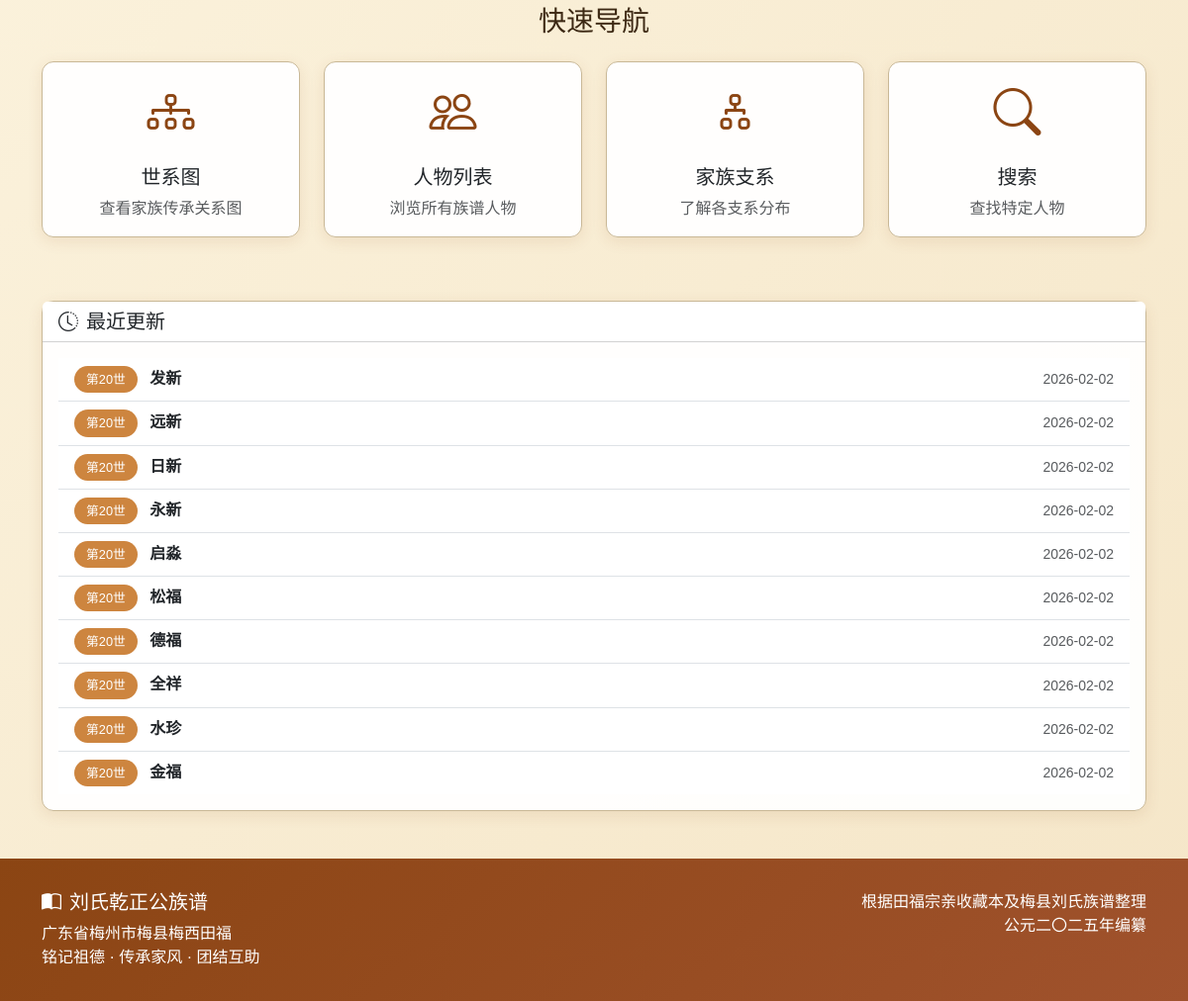
Before: / (lower part) with the older database file.
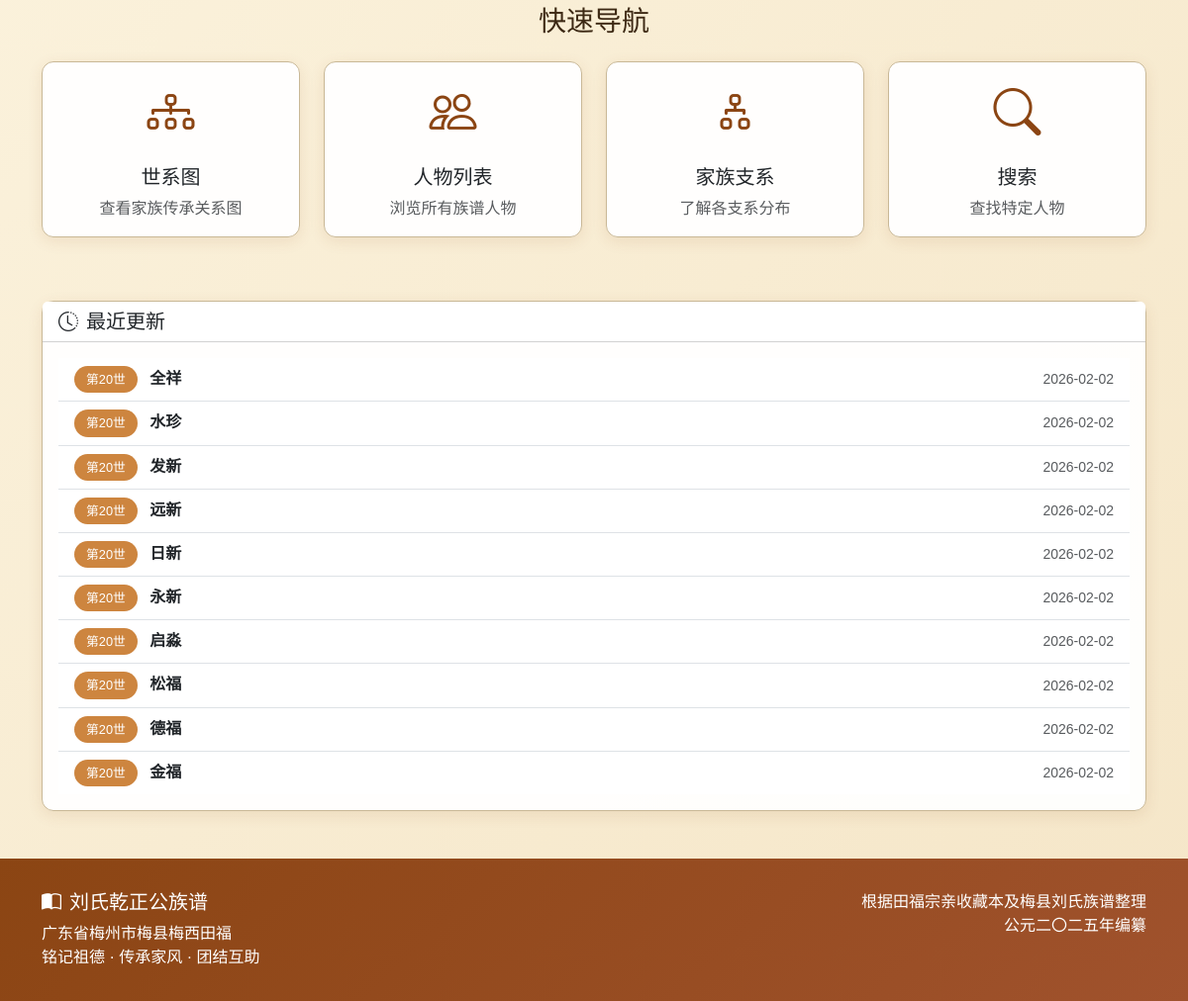
After: the same page with the newer database file.
### genealogy/models.py (models this page shows, shortened)
class Person(models.Model):
    GENDER_CHOICES = [
        ('M', '男'),
        ('F', '女'),
    ]
    name = models.CharField(max_length=100, verbose_name='姓名')
    courtesy_name = models.CharField(max_length=100, blank=True, verbose_name='字')
    art_name = models.CharField(max_length=100, blank=True, verbose_name='号')
    alias = models.CharField(max_length=100, blank=True, verbose_name='别名')
    generation_char = models.CharField(max_length=10, blank=True, verbose_name='辈份字')
    gender = models.CharField(max_length=1, choices=GENDER_CHOICES, default='M', verbose_name='性别', help_text='性别变动后需要先保存，然后重新加载页面以更新配偶关系选项')
    is_outsider = models.BooleanField(default=False, verbose_name='是否为外族配偶', help_text='外族配偶状态变动后，世代选项会自动更新；若需更新配偶关系选项，请保存并重新加载页面')
    generation = models.ForeignKey(
        Generation,
        on_delete=models.CASCADE,
        related_name='persons',
        verbose_name='世代',
        null=True,
        blank=True
    )
    father = models.ForeignKey(
        'self',
        on_delete=models.SET_NULL,
        null=True,
        blank=True,
        related_name='children_as_father',
        verbose_name='父亲',
        limit_choices_to={'gender': 'M'}
    )
    mother = models.ForeignKey(
        'self',
        on_delete=models.SET_NULL,
        null=True,
        blank=True,
        related_name='children_as_mother',
        verbose_name='母亲',
        limit_choices_to={'gender': 'F'}
    )
    spouses = models.ManyToManyField(
        'self',
        through='SpouseRelation',
        through_fields=('husband', 'wife'),
        symmetrical=False,
        related_name='partners',
        blank=True,
        verbose_name='配偶'
    )
    branch = models.ForeignKey(
        Branch,
        on_delete=models.SET_NULL,
        null=True,
        blank=True,
        related_name='members',
        verbose_name='所属支系'
    )
    birth_year = models.IntegerField(null=True, blank=True, verbose_name='出生年份')
    death_year = models.IntegerField(null=True, blank=True, verbose_name='逝世年份')
    birth_place = models.CharField(max_length=200, blank=True, verbose_name='出生地')
    burial_place = models.CharField(max_length=300, blank=True, verbose_name='葬地')
    burial_fengshui = models.CharField(max_length=200, blank=True, verbose_name='墓形/风水')
    burial_direction = models.CharField(max_length=100, blank=True, verbose_name='坐向')
    biography = models.TextField(blank=True, verbose_name='生平简介')
    achievements = models.TextField(blank=True, verbose_name='主要事迹')
    descendants_location = models.TextField(blank=True, verbose_name='后裔分布')
    notes = models.TextField(blank=True, verbose_name='备注')
    order = models.IntegerField(default=0, verbose_name='排序')
    avatar = models.ImageField(
        upload_to='avatars/',
        blank=True,
        null=True,
        verbose_name='头像',
        validators=[validate_image_extension, validate_file_size]
    )
    related_user = models.OneToOneField(
        User,
        on_delete=models.SET_NULL,
        null=True,
        blank=True,
        related_name='related_person',
        verbose_name='关联用户'
    )
    account_status = models.CharField(
        max_length=20,
        choices=[
            ('active', '激活'),
            ('inactive', '未激活'),
            ('disabled', '禁用'),
        ],
        default='inactive',
        verbose_name='账号状态'
    )
    created_at = models.DateTimeField(auto_now_add=True, verbose_name='创建时间')
    updated_at = models.DateTimeField(auto_now=True, verbose_name='更新时间')
    created_by = models.ForeignKey(
        User,
        on_delete=models.SET_NULL,
        null=True,
        blank=True,
        related_name='created_persons',
        verbose_name='创建者'
    )
    class Meta:
        verbose_name = '人物'
        verbose_name_plural = '人物'
        ordering = ['generation__number', 'order', 'id']
    def get_absolute_url(self):
        return reverse('genealogy:person_detail', kwargs={'pk': self.pk})
    def has_avatar(self):
        """是否有头像"""
        return bool(self.avatar)
    has_avatar.short_description = '有头像'
    has_avatar.boolean = True

class Generation(models.Model):
    number = models.IntegerField(verbose_name='世代数')
    is_spouse = models.BooleanField(default=False, verbose_name='是否为配偶世代')
    name = models.CharField(max_length=50, blank=True, verbose_name='世代名称')
    description = models.TextField(blank=True, verbose_name='描述')
    class Meta:
        verbose_name = '世代'
        verbose_name_plural = '世代'
        ordering = ['number', 'is_spouse']
        unique_together = ['number', 'is_spouse']

### genealogy/views.py (the view)
# urls.py: path('', views.HomeView.as_view(), name='home'),
class HomeView(TemplateView):
    template_name = 'genealogy/home.html'
    def get_context_data(self, **kwargs):
        context = super().get_context_data(**kwargs)
        context['total_persons'] = Person.objects.count()
        context['total_generations'] = Generation.objects.filter(is_spouse=False).count()
        context['total_branches'] = Branch.objects.count()
        context['first_ancestor'] = Person.objects.filter(generation__number=1).first()
        context['recent_persons'] = Person.objects.order_by('-updated_at')[:10]
        return context

### templates/genealogy/home.html (shortened to what this page needs)
{% extends 'base.html' %}
{% block content %}
<div class="container">
    <div class="row mb-5">
        <div class="col-12">
            <h3 class="serif mb-4 text-center">快速导航</h3>
        </div>
        <div class="col-md-3 mb-3">
            <a href="{% url 'genealogy:tree' %}" class="card text-decoration-none h-100">
                <div class="card-body text-center">
                    <i class="bi bi-diagram-3" style="font-size: 3rem; color: var(--primary-color);"></i>
                    <h5 class="card-title mt-3">世系图</h5>
                    <p class="card-text text-muted">查看家族传承关系图</p>
                </div>
            </a>
        </div>
        <div class="col-md-3 mb-3">
            <a href="{% url 'genealogy:person_list' %}" class="card text-decoration-none h-100">
                <div class="card-body text-center">
                    <i class="bi bi-people" style="font-size: 3rem; color: var(--primary-color);"></i>
                    <h5 class="card-title mt-3">人物列表</h5>
                    <p class="card-text text-muted">浏览所有族谱人物</p>
                </div>
            </a>
        </div>
        <div class="col-md-3 mb-3">
            <a href="{% url 'genealogy:branch_list' %}" class="card text-decoration-none h-100">
                <div class="card-body text-center">
                    <i class="bi bi-diagram-2" style="font-size: 3rem; color: var(--primary-color);"></i>
                    <h5 class="card-title mt-3">家族支系</h5>
                    <p class="card-text text-muted">了解各支系分布</p>
                </div>
            </a>
        </div>
        <div class="col-md-3 mb-3">
            <a href="{% url 'genealogy:search' %}" class="card text-decoration-none h-100">
                <div class="card-body text-center">
                    <i class="bi bi-search" style="font-size: 3rem; color: var(--primary-color);"></i>
                    <h5 class="card-title mt-3">搜索</h5>
                    <p class="card-text text-muted">查找特定人物</p>
                </div>
            </a>
        </div>
    </div>
    {% if recent_persons %}
    <div class="row">
        <div class="col-12">
            <div class="card">
                <div class="card-header bg-white">
                    <h5 class="mb-0"><i class="bi bi-clock-history me-2"></i>最近更新</h5>
                </div>
                <div class="card-body">
                    <div class="list-group list-group-flush">
                        {% for person in recent_persons %}
                        <a href="{{ person.get_absolute_url }}" class="list-group-item list-group-item-action d-flex justify-content-between align-items-center">
                            <div>
                                <span class="generation-badge">第{{ person.generation.number }}世</span>
                                <strong>{{ person.name }}</strong>
                            </div>
                            <small class="text-muted">{{ person.updated_at|date:"Y-m-d" }}</small>
                        </a>
                        {% endfor %}
                    </div>
                </div>
            </div>
        </div>
    </div>
    {% endif %}
</div>
{% endblock %}

Changed rows visible on the page:
changed Person "全祥": moves up the list
changed Person "水珍": moves up the list
